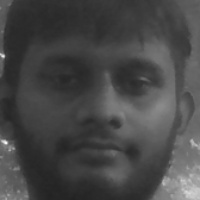
#> input picture data/user.1.104.jpg, 200 x 200 px, given in place of the camera
$ jupyter execute App1.ipynb
#> lines starting #> are read from the running program, lines starting #| are printed output that depends on the picture; after the words box and inside, x2 and y2 are one past the last pixel; in counts of white or black regions, pixels touching at a corner belong together
[cell 1]
import cv2

[cell 2]
def generate_dataset():

    face_classifier = cv2.CascadeClassifier(cv2.data.haarcascades + "haarcascade_frontalface_default.xml")

    def face_cropped(img):
        gray = cv2.cvtColor(img, cv2.COLOR_BGR2GRAY)
        faces = face_classifier.detectMultiScale(gray, 1.3, 5)  # scaling factor=1.3, minimum neighbors=5

        if len(faces) == 0:
            return None
        for (x, y, w, h) in faces:
            cropped_face = img[y:y+h, x:x+w]
        return cropped_face

    cap = cv2.VideoCapture(0)
    id = 1
    img_id = 0

    while True:
        ret, frame = cap.read()
#> frame is the input picture: shape (200, 200, 3); min 34, max 248, mean 71.4
        if face_cropped(frame) is not None:
#> in face_cropped, `faces = face_classifier.detectMultiScale(gray, 1.3, 5)`: faces = [[20, 17, 171, 171]]
#> the loop in face_cropped, `for (x, y, w, h) in faces:` made 1 pass
#> pass 1, in face_cropped, `cropped_face = img[y:y+h, x:x+w]`:
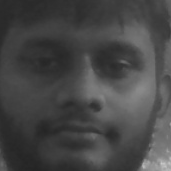
#> cropped_face: shape (171, 171, 3); min 36, max 201, mean 70.5
            img_id += 1
#> img_id = 1
            face = cv2.resize(face_cropped(frame), (200,200))
#> the loop in face_cropped (call 2), `for (x, y, w, h) in faces:` made 1 pass
            face = cv2.cvtColor(face, cv2.COLOR_BGR2GRAY)
#> face: shape (200, 200)
            file_name_path = "data/user." + str(id) + "." + str(img_id) + ".jpg"
#> file_name_path = 'data/user.1.1.jpg'
            cv2.imwrite(file_name_path, face)
            cv2.putText(face, str(img_id), (50, 50), cv2.FONT_HERSHEY_COMPLEX, 1, (0, 255, 0), 2)
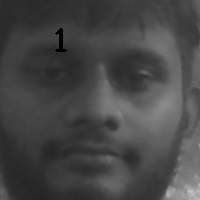
#> face: shape (200, 200); min 0, max 194, mean 70.2

            cv2.imshow("Cropped face", face)
            if cv2.waitKey(1) == 13 or int(img_id) == 200:
#> (key q is pressed here)
                break

    cap.release()
    cv2.destroyAllWindows()
    print("Collecting samples is completed.......")

generate_dataset()

[cell 3]
import numpy as np
from PIL import Image
import os
import cv2

[cell 4]
def train_classifier(data_dir):
#> called with data_dir = 'data'
    path = [os.path.join(data_dir,f) for f in os.listdir(data_dir)]
    faces = []
    ids = []

    for image in path:
        img = Image.open(image).convert('L');
        imageNp = np.array(img, 'uint8')
        id = int(os.path.split(image)[1].split(".")[1])

        faces.append(imageNp)
        ids.append(id)

    ids = np.array(ids)
    #Train the classifier and save
    clf = cv2.face.LBPHFaceRecognizer_create()
    clf.train(faces,ids)
    clf.write("classifier.xml")

train_classifier("data")

[cell 5]
import cv2
import numpy as np
from PIL import Image
import os

[cell 6]
def draw_boundary(img, classifier, scaleFactor, minNeighbors, color, text, clf):
#> called with scaleFactor = 1.1, minNeighbors = 10, color = (255, 255, 255), text = 'Face'
    gray_image = cv2.cvtColor(img, cv2.COLOR_BGR2GRAY)
    features = classifier.detectMultiScale(gray_image, scaleFactor, minNeighbors)
#> features = [[19, 18, 169, 169]]

    coords = []

    for (x, y, w, h) in features:
        cv2.rectangle(img, (x, y), (x + w, y + h), color, 2)
        id, pred = clf.predict(gray_image[y:y + h, x:x + w])   # fixed here
        confidence = int(100 * (1 - pred / 300))

        if confidence > 72:
            if id == 1:
                cv2.putText(img, "Kalhara", (x, y - 5),
                            cv2.FONT_HERSHEY_SIMPLEX, 0.8, color, 1, cv2.LINE_AA)
        else:
            cv2.putText(img, "UNKNOWN", (x, y - 5),
                        cv2.FONT_HERSHEY_SIMPLEX, 0.8, (0, 0, 255), 1, cv2.LINE_AA)

        coords = [x, y, w, h]
#> this loop made 1 pass
#> (x, y, w, h, id, pred, confidence) on pass 1: (19, 18, 169, 169, 1, 21.79, 92)
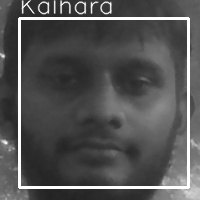
#> img: shape (200, 200, 3); 6.59% of pixels changed, all inside (x1, y1, x2, y2) = (18, 0, 190, 189)
    return coords


def recognize(img, clf, faceCascade):
    coords = draw_boundary(img, faceCascade, 1.1, 10, (255, 255, 255), "Face", clf)
#> coords = [19, 18, 169, 169]
    return img


def exit_program(video_capture):
    """Release camera and close all windows."""
    video_capture.release()
    cv2.destroyAllWindows()
    print("Program exited cleanly.")


faceCascade = cv2.CascadeClassifier(cv2.data.haarcascades + "haarcascade_frontalface_default.xml")

clf = cv2.face.LBPHFaceRecognizer_create()
clf.read("classifier.xml")

video_capture = cv2.VideoCapture(0)

while True:
    ret, img = video_capture.read()
    img = recognize(img, clf, faceCascade)
    cv2.imshow("face detection", img)

    # Press 'q' to quit
    if cv2.waitKey(1) & 0xFF == ord('q'):
#> (key q is pressed here)
        exit_program(video_capture)
        break
